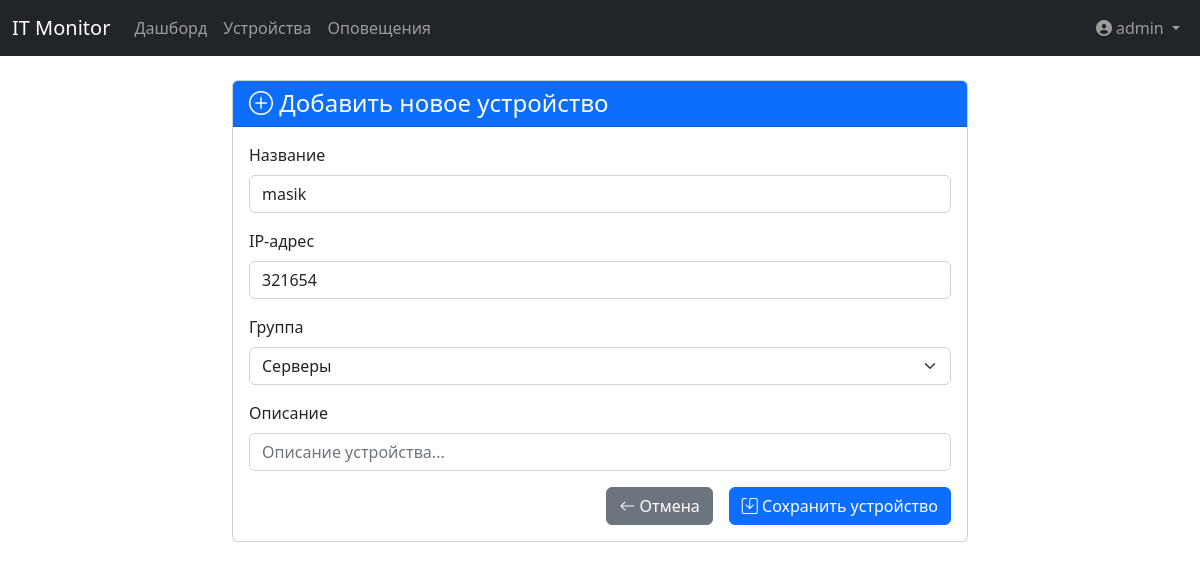
Page /devices/1/edit (signed in) on the committed database.
### app.py (models this page shows, shortened)
class User(UserMixin, db.Model):
    __tablename__ = 'users'
    id = db.Column(db.Integer, primary_key=True)
    login = db.Column(db.String(50), unique=True, nullable=False)
    password_hash = db.Column('pass', db.String(100), nullable=False)  # Используем имя столбца из БД
    role = db.Column(db.String(20), nullable=False, default='user')

class Device(db.Model):
    __tablename__ = 'devices'
    id = db.Column(db.Integer, primary_key=True)
    name = db.Column(db.String(100), nullable=False)
    ip_address = db.Column(db.String(15), nullable=False)
    group = db.Column(db.String(50), nullable=False)
    description = db.Column(db.String(200))
    created_at = db.Column(db.DateTime, default=datetime.utcnow)
    updated_at = db.Column(db.DateTime, default=datetime.utcnow, onupdate=datetime.utcnow)
    monitoring_results = db.relationship(
        'MonitoringResult',
        back_populates='device',
        lazy='dynamic',
        cascade='all, delete-orphan'
    )

### app.py (the view)
@app.route('/devices/<int:id>/edit', methods=['GET', 'POST'])
@login_required
def edit_device(id):
    device = Device.query.get_or_404(id)
    form = DeviceForm(obj=device)
    if form.validate_on_submit():
        form.populate_obj(device)
        db.session.commit()
        flash('Устройство успешно обновлено', 'success')
        return redirect(url_for('device_list'))
    return render_template('devices/add.html', form=form, title='Редактировать устройство')

### app.py
class DeviceForm(FlaskForm):
    name = StringField('Название', validators=[DataRequired()])
    ip_address = StringField('IP-адрес', validators=[DataRequired()])
    group = SelectField('Группа', choices=[
        ('servers', 'Серверы'),
        ('routers', 'Роутеры'),
        ('cameras', 'Камеры'),
        ('other', 'Другое')
    ], validators=[DataRequired()])
    description = StringField('Описание')
    submit = SubmitField('Сохранить')

### app.py (called while the page is built)
@login_manager.user_loader
def load_user(user_id):
    return User.query.get(int(user_id))

@app.before_request
def check_admin_count():
    if request.path.startswith('/admin'):  # Проверяем путь вместо endpoint
        admins_count = User.query.filter_by(role='admin').count()
        if admins_count < 1:
            abort(403, description="В системе должен быть хотя бы один администратор")

### templates/devices/add.html (shortened to what this page needs)
{% extends "base.html" %}
{% block content %}
<div class="container mt-4">
    <div class="row">
        <div class="col-md-8 offset-md-2">
            <div class="card">
                <div class="card-header bg-primary text-white">
                    <h4 class="mb-0">
                        <i class="bi bi-plus-circle"></i> Добавить новое устройство
                    </h4>
                </div>
                <div class="card-body">
                    <form method="POST" action="{{ url_for('add_device') }}">
                        <div class="mb-3">
                            {{ form.name.label(class="form-label") }}
                            {{ form.name(class="form-control" + (' is-invalid' if form.name.errors else '')) }}
                        </div>
                        <div class="mb-3">
                            {{ form.ip_address.label(class="form-label") }}
                            {{ form.ip_address(class="form-control" + (' is-invalid' if form.ip_address.errors else ''), placeholder="192.168.1.1") }}
                        </div>
                        <div class="mb-3">
                            {{ form.group.label(class="form-label") }}
                            {{ form.group(class="form-select" + (' is-invalid' if form.group.errors else '')) }}
                        </div>
                        <div class="mb-3">
                            {{ form.description.label(class="form-label") }}
                            {{ form.description(class="form-control", rows=3, placeholder="Описание устройства...") }}
                        </div>
                        <div class="d-grid gap-2 d-md-flex justify-content-md-end">
                            <a href="{{ url_for('device_list') }}" class="btn btn-secondary me-md-2">
                                <i class="bi bi-arrow-left"></i> Отмена
                            </a>
                            <button type="submit" class="btn btn-primary">
                                <i class="bi bi-save"></i> Сохранить устройство
                            </button>
                        </div>
                    </form>
                </div>
            </div>
        </div>
    </div>
</div>
{% endblock %}

### templates/navbar.html (shortened to what this page needs)
<nav class="navbar navbar-expand-lg navbar-dark bg-dark">
    <div class="container-fluid">
        <a class="navbar-brand" href="/">IT Monitor</a>
        <div class="collapse navbar-collapse" id="navbarNav">
            <ul class="navbar-nav me-auto">
                <li class="nav-item">
                    <a class="nav-link" href="{{ url_for('dashboard') }}">Дашборд</a>
                </li>
                <li class="nav-item">
                    <a class="nav-link" href="{{ url_for('device_list') }}">Устройства</a>
                </li>
                <li class="nav-item">
                    <a class="nav-link" href="{{ url_for('alert_list') }}">Оповещения</a>
                </li>
            </ul>
            <ul class="navbar-nav">
                <li class="nav-item dropdown">
                    <a class="nav-link dropdown-toggle" href="#" role="button" data-bs-toggle="dropdown">
                        <i class="fas fa-user-circle me-1"></i>{{ current_user.login }}
                    </a>
                </li>
            </ul>
        </div>
    </div>
</nav>

### rows in the picture
User: login "admin"
Device: name "masik", ip_address "321654", group "Серверы"
